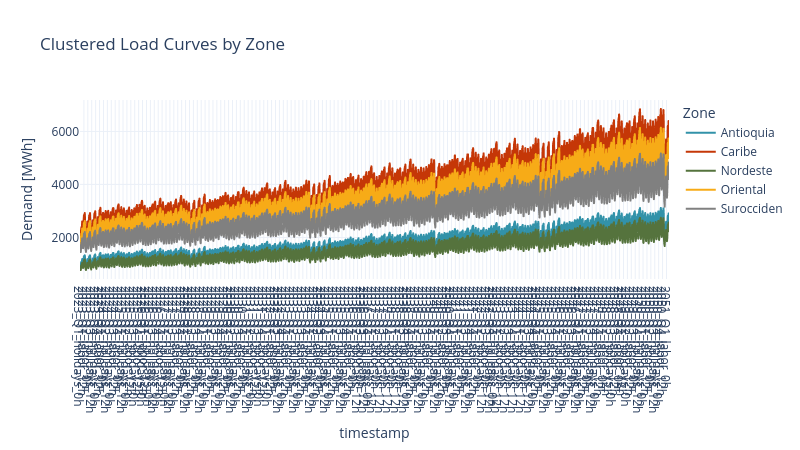

The notebook cell saved with this chart:
### Code cell
# Clusterize
loads = sc.loads.loads_to_timestamps(loads)
sc.loads.plot_multiple_line(
    loads,'Date', 'timestamp', 'demand_mw',
    'Zone', 'Clustered Load Curves by Zone', {'demand_mw':'Demand [MWh]'})

### Figure 1 — Plotly figure (JSON) as saved in the notebook; plotly's stock layout.template omitted (floating-point values rounded to 4 significant figures; data arrays with more than 128 entries replaced by an {"elided": "..."} marker saying what was removed)
{"data": [{"hovertemplate": "Zone=Antioquia<br>timestamp=%{x}<br>Demand [MWh]=%{y}<extra></extra>", "legendgroup": "Antioquia", "line": {"color": "#3292A9", "dash": "solid"}, "marker": {"symbol": "circle"}, "mode": "lines", "name": "Antioquia", "showlegend": true, "type": "scattergl", "x": {"elided": "5424 str values"}, "xaxis": "x", "y": {"elided": "5424 float values"}, "yaxis": "y"}, {"hovertemplate": "Zone=Caribe<br>timestamp=%{x}<br>Demand [MWh]=%{y}<extra></extra>", "legendgroup": "Caribe", "line": {"color": "#C53707", "dash": "solid"}, "marker": {"symbol": "circle"}, "mode": "lines", "name": "Caribe", "showlegend": true, "type": "scattergl", "x": {"elided": "5424 str values"}, "xaxis": "x", "y": {"elided": "5424 float values"}, "yaxis": "y"}, {"hovertemplate": "Zone=Nordeste<br>timestamp=%{x}<br>Demand [MWh]=%{y}<extra></extra>", "legendgroup": "Nordeste", "line": {"color": "#55733D", "dash": "solid"}, "marker": {"symbol": "circle"}, "mode": "lines", "name": "Nordeste", "showlegend": true, "type": "scattergl", "x": {"elided": "5424 str values"}, "xaxis": "x", "y": {"elided": "5424 float values"}, "yaxis": "y"}, {"hovertemplate": "Zone=Oriental<br>timestamp=%{x}<br>Demand [MWh]=%{y}<extra></extra>", "legendgroup": "Oriental", "line": {"color": "#F7AB17", "dash": "solid"}, "marker": {"symbol": "circle"}, "mode": "lines", "name": "Oriental", "showlegend": true, "type": "scattergl", "x": {"elided": "5424 str values"}, "xaxis": "x", "y": {"elided": "5424 float values"}, "yaxis": "y"}, {"hovertemplate": "Zone=Surocciden<br>timestamp=%{x}<br>Demand [MWh]=%{y}<extra></extra>", "legendgroup": "Surocciden", "line": {"color": "#808080", "dash": "solid"}, "marker": {"symbol": "circle"}, "mode": "lines", "name": "Surocciden", "showlegend": true, "type": "scattergl", "x": {"elided": "5424 str values"}, "xaxis": "x", "y": {"elided": "5424 float values"}, "yaxis": "y"}], "layout": {"height": 450, "legend": {"title": {"text": "Zone"}, "tracegroupgap": 0}, "title": {"text": "Clustered Load Curves by Zone"}, "width": 800, "xaxis": {"anchor": "y", "domain": [0, 1], "dtick": 36, "title": {"text": "timestamp"}}, "yaxis": {"anchor": "x", "domain": [0, 1], "title": {"text": "Demand [MWh]"}}}}
